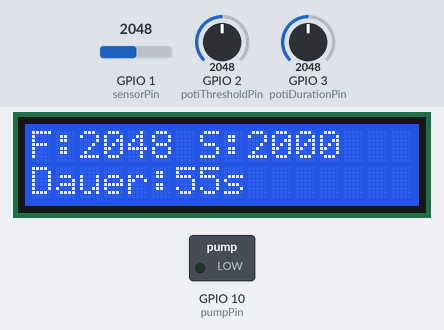
Recording of a sketch running on a simulated ESP32-S3. Parts: 16×2 character LCD, switched loads named in the sketch (green lamp = pin HIGH). Inputs (shaded band) come from the test bench; at power-on: GPIO 2 (potiThresholdPin) = 2048, GPIO 1 (sensorPin) = 2048, GPIO 3 (potiDurationPin) = 2048. What the sketch prints to the serial monitor is not drawn.

Above: at 2.2 s.
2.3 s: GPIO 2 (potiThresholdPin) set to 2103
At 3.6 s:
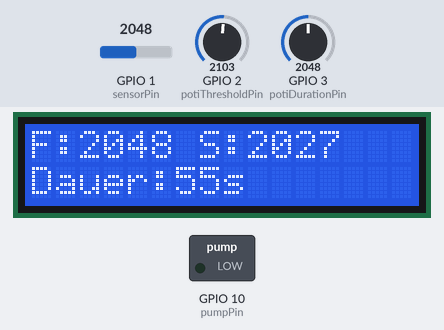
4.6 s: GPIO 2 (potiThresholdPin) set to 2179
At 6.3 s:
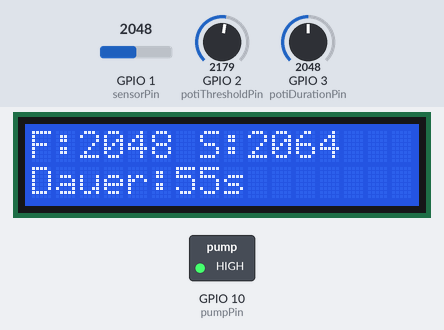
Timing chart, 0 to 7.8 s (numbered marks = the images above; inputs shaded):
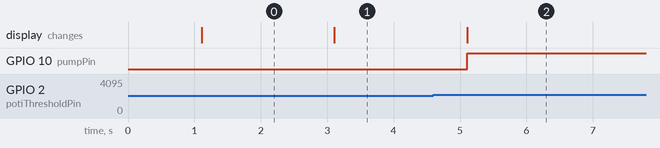

The sketch:

sketch_Feuchtigkeit_Display.ino
```cpp
#include <Wire.h>
#include <LiquidCrystal_I2C.h>

const int sensorPin = 1;
const int pumpPin = 10;
const int potiThresholdPin = 2;
const int potiDurationPin = 3;

LiquidCrystal_I2C lcd(0x27, 16, 2);

unsigned long lastUpdate = 0;
unsigned long updateInterval = 1000; // 1 Sekunde für schnellere Reaktion bei Potiänderung

void setup() {
  Serial.begin(115200);
  pinMode(pumpPin, OUTPUT);
  digitalWrite(pumpPin, LOW);

  Wire.begin(21, 22); // SDA, SCL
  lcd.init();
  lcd.backlight();
  lcd.setCursor(0, 0);
  lcd.print("System startet...");
  delay(1000);
  lcd.clear();
}

void loop() {
  unsigned long currentMillis = millis();

  // Display wird jede Sekunde aktualisiert
  if (currentMillis - lastUpdate >= updateInterval) {
    lastUpdate = currentMillis;

    int moisture = analogRead(sensorPin);
    int potiThreshold = analogRead(potiThresholdPin);
    int potiDuration = analogRead(potiDurationPin);

    int threshold = map(potiThreshold, 0, 4095, 1000, 3000);
    int pumpDuration = map(potiDuration, 0, 4095, 10000, 100000);

    Serial.print("Feuchtigkeit: ");
    Serial.print(moisture);
    Serial.print(" | Schwellwert: ");
    Serial.print(threshold);
    Serial.print(" | Pumpdauer: ");
    Serial.println(pumpDuration);

    lcd.clear();
    lcd.setCursor(0, 0);
    lcd.print("F:");
    lcd.print(moisture);
    lcd.print(" S:");
    lcd.print(threshold);

    lcd.setCursor(0, 1);
    lcd.print("Dauer:");
    lcd.print(pumpDuration / 1000); // in Sekunden
    lcd.print("s");

    if (moisture < threshold) {
      Serial.println("Zu trocken! Pumpe wird aktiviert.");
      digitalWrite(pumpPin, HIGH);
      delay(pumpDuration);
      digitalWrite(pumpPin, LOW);
      Serial.println("Pumpe gestoppt.");
    }
  }
}
```

Measured:
- the behaviour switches between 2147 and 2148 on GPIO 2 (potiThresholdPin) (found by bisection; images 1 and 2)
- after the input at 2.3 s, the display: changes after 0.81 s (image 1)
- after the input at 4.6 s, GPIO 10 (pumpPin): LOW → HIGH after 0.51 s; the display: changes after 0.51 s (image 2)
